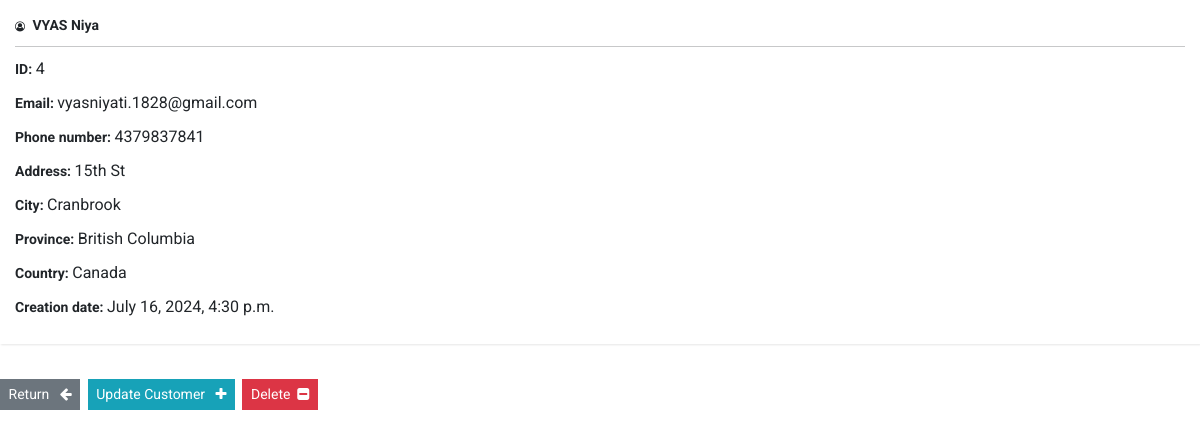
Page /customer/4 (signed in) on the committed database.
### myapp/models.py (models this page shows, shortened)
class Customer(models.Model):
  creation_date = models.DateTimeField(auto_now_add=True)
  first_name = models.CharField(max_length=100)
  last_name = models.CharField(max_length=100)
  email = models.CharField(max_length=255)
  phone = models.CharField(max_length=10)
  address = models.CharField(max_length=255)
  city = models.CharField(max_length=255)
  province = models.CharField(max_length=255)
  country = models.CharField(max_length=125)

### myapp/views.py (the view)
# urls.py: path('customer/<int:pk>', views.singular_customer, name="customer"),
@login_required(login_url='login')
def singular_customer(request, pk):
    all_customers = Customer.objects.get(id=pk)
    context = {'customer':all_customers}
    return render(request, 'myapp/view-customer.html', context=context)

### myapp/templates/myapp/view-customer.html (shortened to what this page needs)
{% extends 'myapp/base.html' %}
{% block content %}
    <div class="card">
        <div class="card-body">
            <i class="fa fa-user-circle-o" aria-hidden="true"></i> &nbsp;
            <strong>
                {{customer.last_name|upper}}
                {{customer.first_name}}
            </strong>
            <hr>
            <p> <strong> ID: </strong> {{customer.id}} </p>
            <p> <strong> Email: </strong> {{customer.email}} </p>
            <p> <strong> Phone number: </strong> {{customer.phone}} </p>
            <p> <strong> Address: </strong> {{customer.address}} </p>
            <p> <strong> City: </strong> {{customer.city}} </p>
            <p> <strong> Province: </strong> {{customer.province}} </p>
            <p> <strong> Country: </strong> {{customer.country}} </p>
            <p> <strong> Creation date: </strong> {{customer.creation_date}} </p>
        </div>
    </div>
    <br>
    <a href="{% url 'index' %}" class="btn btn-secondary"> Return &nbsp; <i class="fa fa-arrow-left" aria-hidden="true"></i> </a>
    <a href="{% url 'update-customer' customer.id %}" class="btn btn-info"> Update Customer &nbsp; <i class="fa fa-plus" aria-hidden="true"></i> </a>
    <a href="{% url 'delete-customer' customer.id %}" class="btn btn-danger"> Delete &nbsp;<i class="fa fa-minus-square" aria-hidden="true"></i> </a>
{% endblock %}

### static/css/custom.css (style rules this page uses)
button, p { font-size: 16px !important; }
span, a, strong { font-size: 14px !important; }

### rows in the picture
Customer: last_name "VYAS", first_name "Niya", id "4", email "vyasniyati.1828@gmail.com", phone "4379837841", address "15th St", city "Cranbrook", province "British Columbia", country "Canada", creation_date "July 16, 2024, 4:30 p.m."
